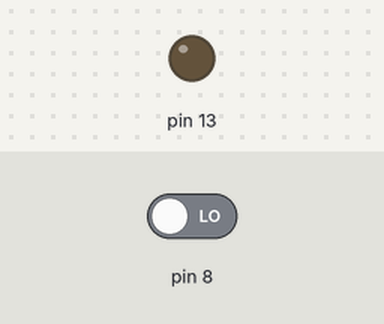
A sketch run on a simulated Arduino Uno, built with avr-gcc and run on an emulated ATmega328P. Shown: output pins drawn as LEDs (lit = HIGH). The inputs (shaded band) are chosen by the test bench; at power-on: pin 8 LOW. What the sketch prints to the serial monitor is not drawn.

Above: at 1.2 s.
1.3 s: pin 8 driven HIGH
At 1.9 s:
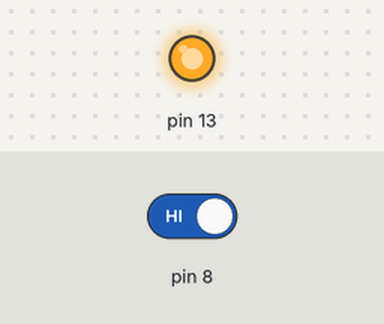
2.8 s: pin 8 driven LOW
At 3.1 s:
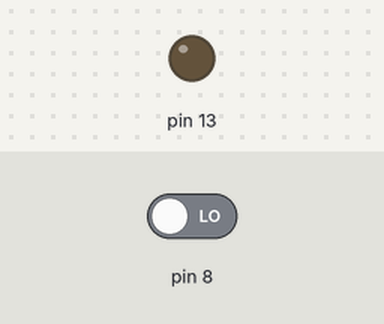
Timing chart, 0 to 5.8 s (numbered marks = the images above; inputs shaded):
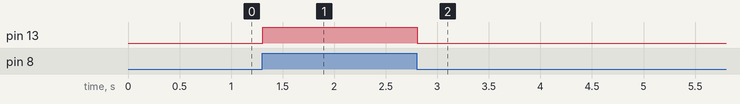

The sketch:

createSerial.ino
```cpp
int buttonState = 0;

void setup() {
  // put your setup code here, to run once:
  Serial.begin(9600);
  pinMode(13, OUTPUT);
  pinMode(8, INPUT);
}

void loop() {
  // put your main code here, to run repeatedly:
  buttonState = digitalRead(8);

  Serial.println(buttonState);

  if(buttonState == HIGH) {
    digitalWrite(13, HIGH);
  } else {
    digitalWrite(13, LOW);
  }
}
```

Measured:
- after the input at 1.3 s, pin 13: LOW → HIGH at once
- after the input at 2.8 s, pin 13: HIGH → LOW at once
